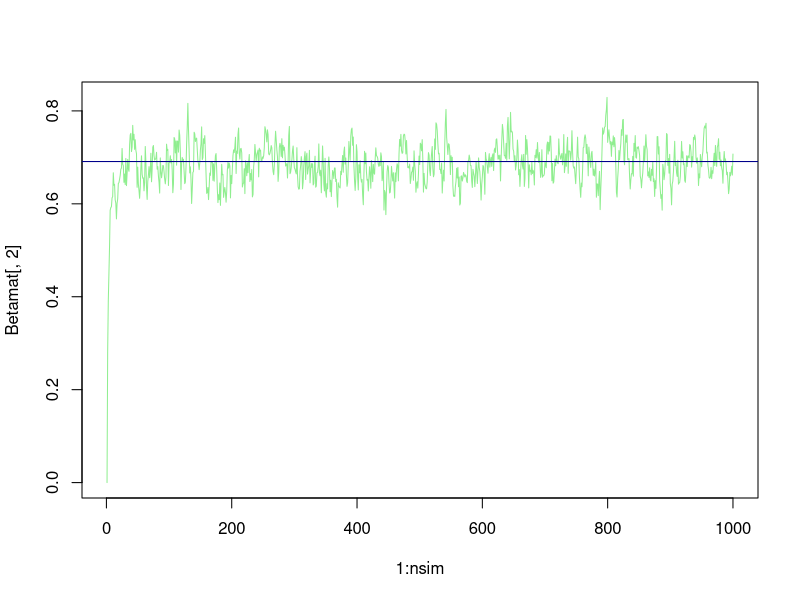
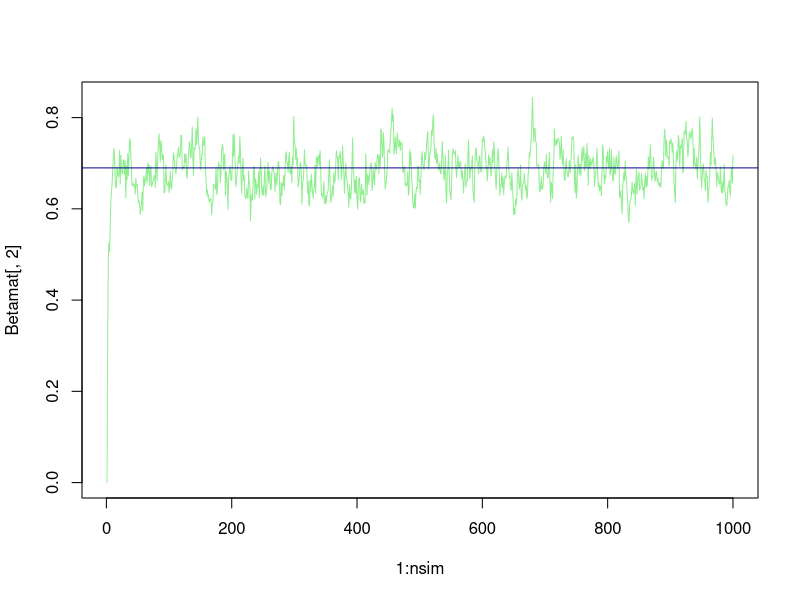
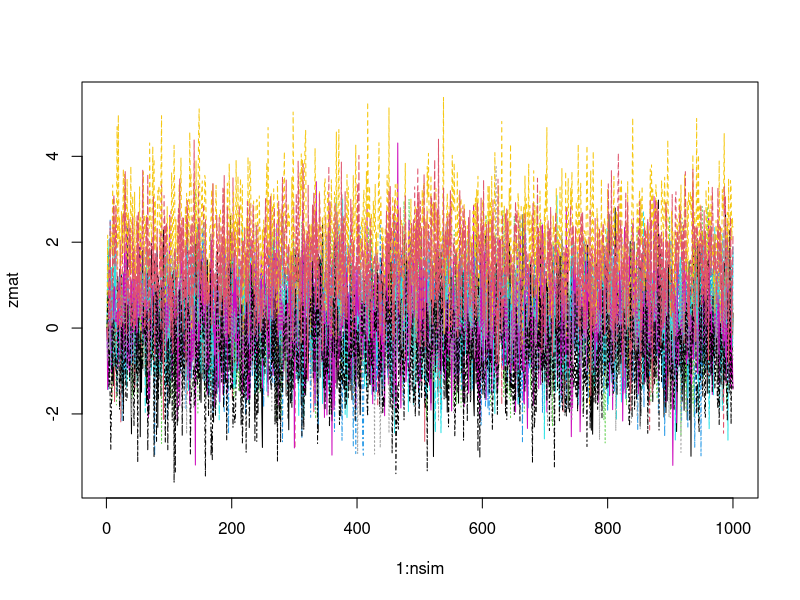

Source code (R) for these figures, in order:
# File: Albert and Chib (Probit).r
# Generate Binary Data and run Gibbs Sampler
# Assumes conjugate normal prior on Beta
# Albert and Chib (1993) section 3
# Nov 15, 2007
##################################
library(mvtnorm)
library(msm)          			# For rtnorm function

# Simulate data
set.seed(250)
n<-1000					# Sample Size
x<-sample(0:4,n,replace=T)		# Covariates
X<-matrix(c(rep(1,n),x), ncol=2)   	# Design matrix
tbeta<-c(-.75,.75)          		# True beta
p<-pnorm(X%*%tbeta) 	        	# Prob. Vector
y<-rbinom(n,1,p)				# Observations
k<-2 						# Number of parms
n1<-sum(y)                  		# Number of successes
n0<-n-n1

# Priors on Beta=c(alpha, beta)
  beta0<-c(0,0)				# Prior Mean for Beta
  vbeta0<-diag(10,2)			# Prior Cov of Beta (vague)

# Initial Values
  fit<-glm(y~x,family=binomial(link=probit))
  Beta<-rep(0,k)

# Create vectors to store results
  nsim<-1000  				# Number of Iterations of Gibbs Sampler
  z<-rep(0,n)				# Latent Normal Variable
  Betamat<-matrix(0,nrow=nsim,ncol=k) 	# Store Results

###################
# GIBBS SAMPLER	#
###################
 # Posterior Variance of Beta
	prec0<-solve(vbeta0)
	vbeta<-solve(prec0+crossprod(X,X))

for (i in 2:nsim) {

 # Draw Latent Variable, z, from its full conditional, given y
  muz<-X%*%Beta			# Update Mean of Z

  # z[y==0]<-qnorm(runif(n,0,pnorm(0,muz,1)),muz,1)[y==0]  # using inverse-CDF method
  # z[y==1]<-qnorm(runif(n,pnorm(0,muz,1),1),muz,1)[y==1]

  z[y==0]<-rtnorm(n0,muz[y==0],1,-Inf,0)  # Using truncated normal function -- seems to give similar results
  z[y==1]<-rtnorm(n1,muz[y==1],1,0,Inf)

 # Posterior mean of Beta|Z
   mbeta <- vbeta%*%(prec0%*%beta0+crossprod(X,z))
   Betamat[i,]<-Beta<-c(rmvnorm(1,mbeta,vbeta))

  if (i%%100==0) print(i)
 }

# Get Summaries
apply(Betamat[501:nsim,],2,mean)

plot(1:nsim,Betamat[,2], type="l", col="lightgreen")
abline(h=mean(Betamat[501:nsim,2]),col="blue4")

### Modifying to accommodate missing data


# create a set of missing cases
y[1:10] = NA

# Initial Values
fit<-glm(y~x,family=binomial(link=probit))
Beta<-rep(0,k)

# Create vectors to store results
nsim<-1000  				# Number of Iterations of Gibbs Sampler
z<-rep(0,n)				# Latent Normal Variable
Betamat<-matrix(0,nrow=nsim,ncol=k) 	# Store Results
zmat = matrix(0, nrow=nsim, ncol=10)  # Store missing imputations

###################
# GIBBS SAMPLER	#
###################
# Posterior Variance of Beta
prec0<-solve(vbeta0)
vbeta<-solve(prec0+crossprod(X,X))


n1<-length(which(y==1))                 		# Number of successes
n0<-length(which(y==0))
nNA = length(which(is.na(y)))


for (i in 2:nsim) {
  
  # Draw Latent Variable, z, from its full conditional, given y
  muz<-X%*%Beta			# Update Mean of Z
  
  z[which(y==0)]<-rtnorm(n0,muz[which(y==0)],1,-Inf,0)  # Using truncated normal function -- seems to give similar results
  z[which(y==1)]<-rtnorm(n1,muz[which(y==1)],1,0,Inf)
  z[which(is.na(y))]<-rnorm(nNA,muz[which(is.na(y))],1)
  
  # Posterior mean of Beta|Z
  mbeta <- vbeta%*%(prec0%*%beta0+crossprod(X,z))
  Betamat[i,]<-Beta<-c(rmvnorm(1,mbeta,vbeta))
  zmat[i,] = z[which(is.na(y))]
  
  if (i%%100==0) print(i)
}

# Get Summaries
apply(Betamat[501:nsim,],2,mean)

plot(1:nsim,Betamat[,2], type="l", col="lightgreen")
abline(h=mean(Betamat[501:nsim,2]),col="blue4")

matplot(1:nsim,zmat, type="l", col=1:10)
